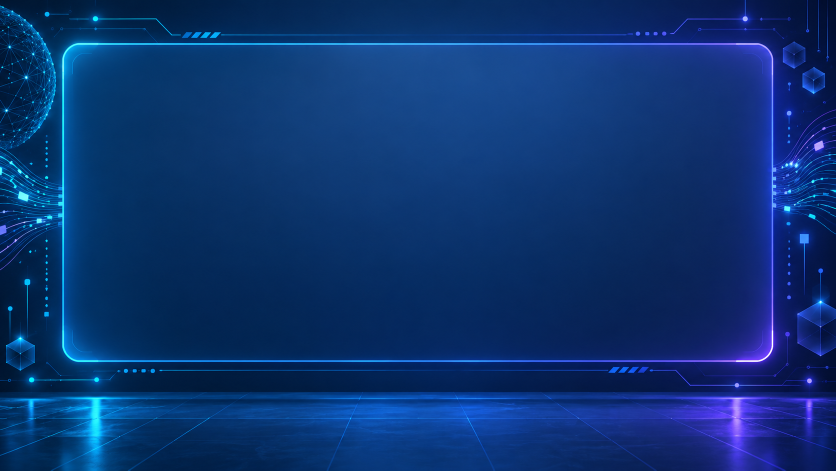
#> input picture Story-Mode-Manim-Videos/LLM_Videos/assets/background.png, 1672 x 941 px (shown at 1/2 size)
$ python _measure_panel.py
#> lines starting #> are read from the running program, lines starting #| are printed output that depends on the picture
"""Locate the neon rim precisely, by profiling the actual pixel columns.

The first attempt scanned for "bright, saturated" pixels, but the backdrop's
circuitry, corner cubes and floor reflections are all bright and saturated,
so the extremes were meaningless.  The rim itself is the brightest thing on
each scan line near the panel, so this prints the luminance profile and picks
the peaks instead.
"""
from __future__ import annotations

import numpy as np
from PIL import Image
from pathlib import Path

HERE = Path(__file__).resolve().parent
BG = HERE / "assets" / "background.png"
FRAME_W, FRAME_H = 14.222, 8.0


def main() -> int:
    a = np.asarray(Image.open(BG).convert("RGB")).astype(np.float32)
    h, w, _ = a.shape
#> h = 941; w = 1672
    lum = a.max(axis=2) / 255.0
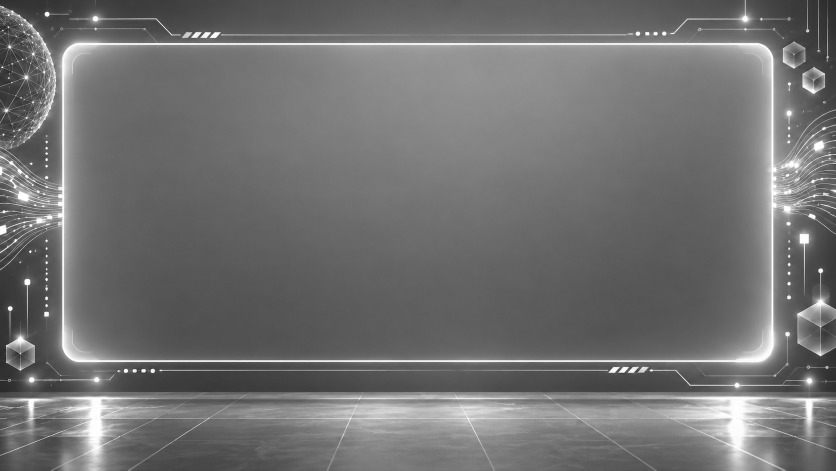
#> lum: shape (941, 1672) float32 (shown at 1/2 size); min 0.0902, max 1, mean 0.444

    def fx(px):
        return (px / w) * FRAME_W - FRAME_W / 2

    def fy(py):
        return FRAME_H / 2 - (py / h) * FRAME_H

    # Average luminance over a band, so a single noisy pixel cannot win.
    def row_profile(y0, y1):
        return lum[y0:y1].mean(axis=0)

    def col_profile(x0, x1):
        return lum[:, x0:x1].mean(axis=1)

    print("row profile (averaged over y=380..560, the panel's clear middle):")
    prof = row_profile(380, 560)
#> prof = 1672 values, max 0.999 at index 125, min 0.306 at index 1661, mean 0.412
    # left half peaks, right half peaks
    lh = prof[: w // 2]
#> lh = 836 values, max 0.999 at index 125, min 0.357 at index 17, mean 0.408
    rh = prof[w // 2:]
#> rh = 836 values, max 0.999 at index 709, min 0.306 at index 825, mean 0.416
    lpeak = int(np.argmax(lh))
#> lpeak = 125
    rpeak = int(w // 2 + np.argmax(rh))
#> rpeak = 1545
    print(f"   left rim core  x={lpeak}  lum={prof[lpeak]:.3f}   -> frame x {fx(lpeak):+.3f}")
#|    left rim core  x=125  lum=0.999   -> frame x -6.048
    print(f"   right rim core x={rpeak}  lum={prof[rpeak]:.3f}   -> frame x {fx(rpeak):+.3f}")
#|    right rim core x=1545  lum=0.999   -> frame x +6.031

    print("\ncol profile (averaged over x=740..930, the panel's clear middle):")
    cprof = col_profile(740, 930)
#> cprof = 941 values, max 1 at index 88, min 0.307 at index 782, mean 0.477
    th = cprof[: h // 2]
#> th = 470 values, max 1 at index 88, min 0.363 at index 0, mean 0.497
    bh = cprof[h // 2:]
#> bh = 471 values, max 0.979 at index 252, min 0.307 at index 312, mean 0.457
    tpeak = int(np.argmax(th))
#> tpeak = 88
    bpeak = int(h // 2 + np.argmax(bh))
#> bpeak = 722
    print(f"   top rim core   y={tpeak}  lum={cprof[tpeak]:.3f}   -> frame y {fy(tpeak):+.3f}")
#|    top rim core   y=88  lum=1.000   -> frame y +3.252
    print(f"   bottom rim core y={bpeak}  lum={cprof[bpeak]:.3f}   -> frame y {fy(bpeak):+.3f}")
#|    bottom rim core y=722  lum=0.979   -> frame y -2.138

    # The rim has thickness; the usable interior is just inside it.
    print("\n  rim cores in frame coords:")
    print(f"    left  {fx(lpeak):+.2f}   right  {fx(rpeak):+.2f}")
#|     left  -6.05   right  +6.03
    print(f"    top   {fy(tpeak):+.2f}   bottom {fy(bpeak):+.2f}")
#|     top   +3.25   bottom -2.14

    # Walk inward until luminance drops below the rim's half-peak, then a bit
    # further to clear the glow and the inner bevel.
    def inward(prof, peak, step):
#> called with prof = array of shape (1672,), peak = 125, step = 1
        half = prof[peak] * 0.5
#> half = 0.5
        i = peak
#> i = 125
        while 0 <= i < len(prof) and prof[i] > half:
            i += step
#> this loop made 27 passes
#> after the loop, i = 152
        return i

    li = inward(prof, lpeak, +1)
#> li = 152
    ri = inward(prof, rpeak, -1)
#> the loop in inward (call 2), `while 0 <= i < len(prof) and prof[i] > half:` made 32 passes
#> i on passes 1 to 12: 1544, 1543, 1542, 1541, 1540, 1539, 1538, 1537, 1536, 1535, 1534, 1533
#> ri = 1513
    ti = inward(cprof, tpeak, +1)
#> ti = 313
    bi = inward(cprof, bpeak, -1)
#> bi = 719
    print("\n  rim inner edge (half-peak):")
    print(f"    left {fx(li):+.2f}  right {fx(ri):+.2f}  top {fy(ti):+.2f}  bottom {fy(bi):+.2f}")
#|     left -5.82  right +5.76  top +1.34  bottom -2.11

    print("\n  SAFE box = 0.30 inside that, for the rounded corners:")
    print(f"    SAFE_L = {fx(li) + 0.30:+.2f}")
#|     SAFE_L = -5.52
    print(f"    SAFE_R = {fx(ri) - 0.30:+.2f}")
#|     SAFE_R = +5.46
    print(f"    SAFE_T = {fy(ti) - 0.30:+.2f}")
#|     SAFE_T = +1.04
    print(f"    SAFE_B = {fy(bi) + 0.30:+.2f}")
#|     SAFE_B = -1.81
    print(f"    width  = {(fx(ri) - fx(li)) - 0.60:.2f}")
#|     width  = 10.98
    print(f"    height = {(fy(ti) - fy(bi)) - 0.60:.2f}")
#|     height = 2.85
    return 0


if __name__ == "__main__":
    raise SystemExit(main())
#> (the program exits here)
